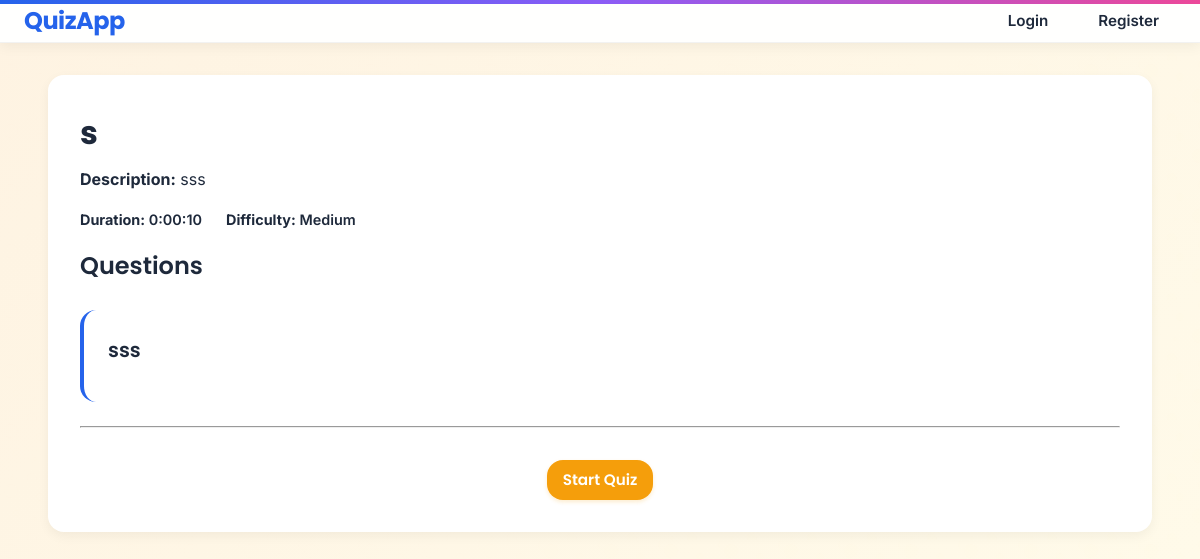
/quiz/8/, run on an earlier commit of the app's database.
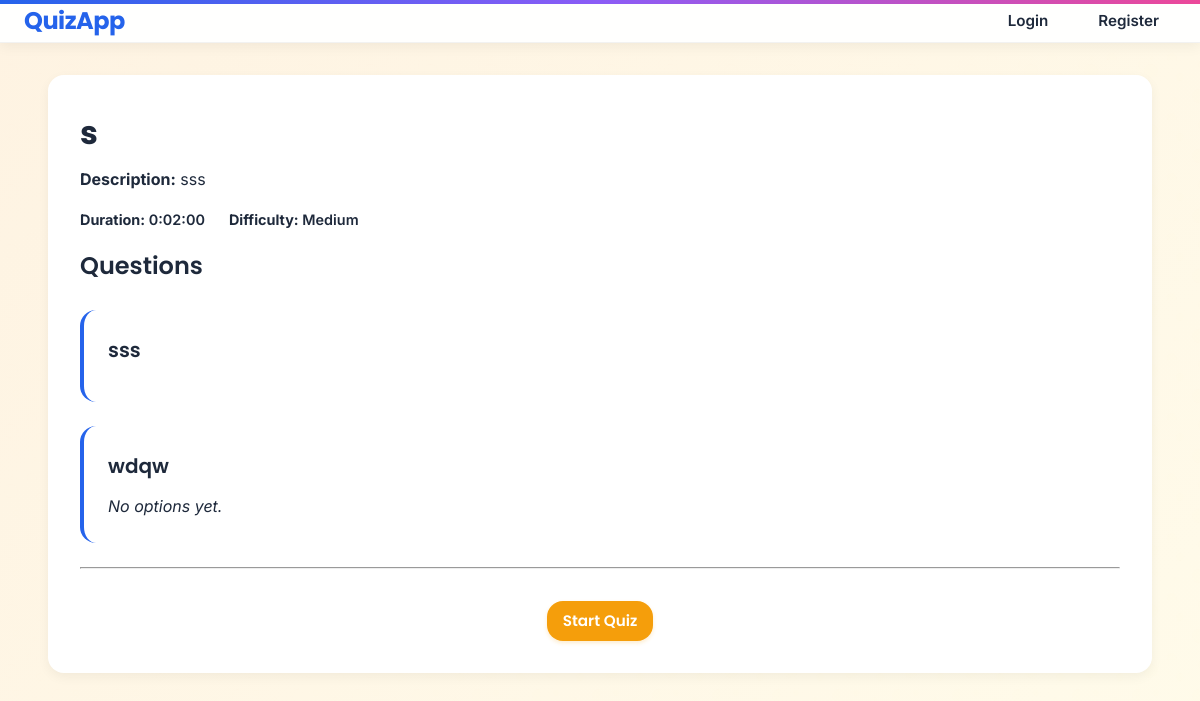
And on a later commit of the database.
### app/models.py (models this page shows, shortened)
class Quizes(models.Model):
    title = models.CharField(max_length=200)
    description = models.TextField(blank=True, null=True)
    created_by = models.ForeignKey(User, on_delete=models.SET_NULL, null=True, blank=True)
    created_at = models.DateTimeField(auto_now_add=True)
    duration = models.DurationField(default=timedelta(minutes=10))  # Quiz time limit
    difficulty = models.CharField(max_length=1, choices=DIFFICULT_CHOICES, default="M")
    is_active = models.BooleanField(default=True) #can be attempt
    available_until = models.DateTimeField(null=True, blank=True)

class Question(models.Model):
    quiz = models.ForeignKey(Quizes, on_delete=models.CASCADE, related_name="questions")
    text = models.CharField(max_length=500)  # use CharField for question text
    order = models.IntegerField(default=0)   # fixed: removed extra ".models"

### app/views.py (the view)
# urls.py: path("quiz/<int:pk>/", QuizDetailView.as_view(), name="quiz-detail"),
class QuizDetailView(DetailView):
    model = Quizes
    template_name = 'app/quiz_detail.html'
    def get_context_data(self, **kwargs):
        context = super().get_context_data(**kwargs)
        quiz = self.get_object()
        context["question"] = quiz.questions.all().order_by("order")
        return context

### app/templates/app/quiz_detail.html (shortened to what this page needs)
{% extends 'base.html' %}
{% block content %}
<div class="container">
  <div class="quiz-detail-card">
    <div class="quiz-header">
      <h1>{{ object.title }}</h1>
      <p><strong>Description:</strong> {{ object.description|default:"—" }}</p>
      <div class="meta">
        <span><strong>Duration:</strong> {{ object.duration }}</span>
        <span><strong>Difficulty:</strong> {{ object.get_difficulty_display }}</span>
      </div>
    </div>
    <h2>Questions</h2>
    <ol class="questions-list">
    {% for q in question|slice:"3" %}
      <li class="question-item">
        <h3>{{ q.text }}</h3>
        {% if q.options.exists %}
          </ul>
        {% else %}
          <p class="text-muted">No options yet.</p>
        {% endif %}
      </li>
    {% empty %}
      <li class="question-item">
        <p>No questions yet.</p>
      </li>
    {% endfor %}
    </ol>
    <hr>
    <div class="text-center">
      <a href="{% url 'quiz-start' object.pk %}" class="btn btn-primary">
        Start Quiz
      </a>
    </div>
  </div>
</div>
{% endblock %}

What changed in the data, as far as the page shows it:
changed Quizes "sss": duration "0:00:10" → "0:02:00"
added Question: text "wdqw", shows "No options yet."
